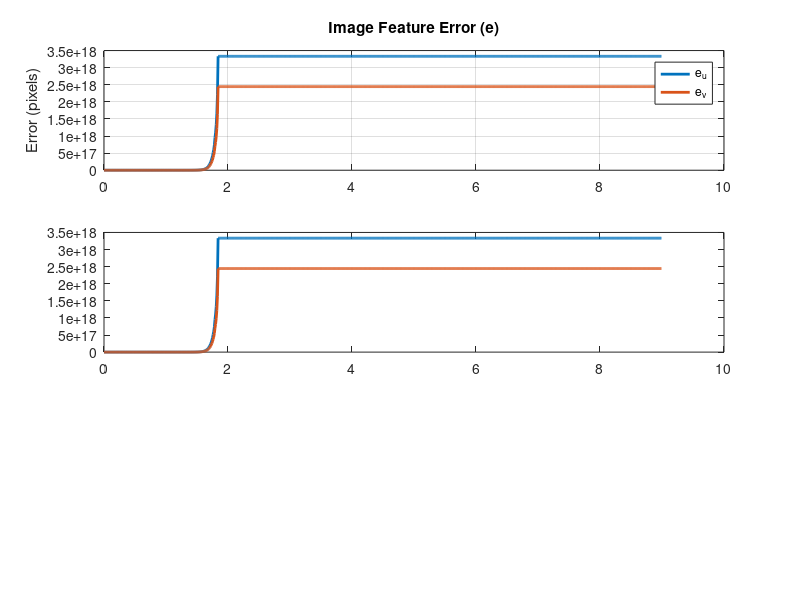

Here is the MATLAB script that generated this plot: (Note: this script raises an error after producing the figure.)
% IBVS Simulation IR Project
% i_curr: [i_curr_u; i_curr_v]  current image feature (pixels)
% Z_est:  Estimated depth of the point (m)
% f, c_u, c_v: Camera parameters
% Normalized image coordinates i_u, i_v 
% Interaction Matrix L_s (2x6)
clear all;
close all;
clc;

function s = project_3d_to_2d(P_C, K)         % Applies the pinhole model to project a 3D point in the Camera frame (P_C) to a 2D image feature (s)
X = P_C(1);                                   % P_C: [X; Y; Z] vector in camera frame (m)
Y = P_C(2);
Z = P_C(3);
if Z <= 0
    s = [inf; inf];                           % Handle point behind the camera
    return;
end                                     
s_homogeneous = K * (P_C / Z);                % K:   3x3 Intrinsic parameter matrix and Pinhole projection: s = K * P_C_normalized
s = s_homogeneous(1:2);                       % Extract [i_curr_u; i_curr_v]
end

function L_s = compute_interaction_matrix(i_curr, Z_est, f, c_u, c_v)      % COMPUTE Interaction matrix and Computes the 2x6 Image Jacobian (Interaction Matrix) L_s for a point feature
i_curr_u = i_curr(1);
i_curr_v = i_curr(2);
i_u = (i_curr_u - c_u) / f;
i_v = (i_curr_v - c_v) / f;
L_s = [...
    -1/Z_est, 0, i_u/Z_est, i_u*i_v, -(1 + i_u^2), i_v;
    0, -1/Z_est, i_v/Z_est, (1 + i_v^2), -i_u*i_v, -i_u
];
end

% PARAMETERS & INITIALIZATION
% Camera Intrinsic Parameters (Pinhole Model)
% Focal length in pixels (fx = fy = f)
% Principal point i_curr_u-coordinate (image center)
% Principal point i_curr_v-coordinate (image center)

f = 800;   
c_u = 320;  
c_v = 240;   
K = [f, 0, c_u; 
     0, f, c_v; 
     0, 0, 1];

% Control Parameters
LAMBDA = 0.5;   % IBVS control gain (lambda)
DT = 0.01;      % Simulation time step
T_MAX = 9.0;   % Maximum simulation time

% 3D Target Point (fixed in the world frame)
P_TARGET_W = [0.5; 0.1; 3.0]; % Target position (X, Y, Z) in meters

% Initial Camera Pose (W to C transformation, R_WC, t_WC)
R_WC = eye(3);                                  % R_WC: Rotation World to Camera (Identity = no rotation)
t_WC = [1.0; 1.0; 1.0];                         % Initial camera position in meters
s_star = [c_u; c_v];    % Desired 2D Image Feature (Target centered in the image) and (i_curr_u*, i_curr_v*) 
% Data logging initialization
num_steps = floor(T_MAX / DT);
t_history = zeros(1, num_steps);
e_history = zeros(2, num_steps);
s_history = zeros(2, num_steps);
t_WC_history = zeros(3, num_steps);
step = 1;
fprintf('Starting IBVS simulation. Target: [%.2f, %.2f, %.2f]\n', P_TARGET_W(1), P_TARGET_W(2), P_TARGET_W(3));
fprintf('Initial Camera Position: [%.2f, %.2f, %.2f]\n', t_WC(1), t_WC(2), t_WC(3));

% SIMULATION LOOP (Kinematic Model)
for t = 0:DT:(T_MAX - DT)
    t_history(step) = t;
    t_WC_history(:, step) = t_WC;    
    P_C = R_WC * P_TARGET_W + t_WC;     % Compute 3D point in Camera Frame i.e, P_C = R_WC * P_W + t_WC
    i_curr = project_3d_to_2d(P_C, K);  % Compute Current 2D Image Feature (s)
    s_history(:, step) = i_curr;
    e = i_curr - s_star;                % Calculate Feature Error (e)
    e_history(:, step) = e;

    if norm(e) < 1.0                    % % Check for convergence and convergence threshold (1 pixel)
        fprintf('\nConverged at t=%.2fs. Final error: %.2f pixels.\n', t, norm(e));
        break;
    end

    Z_est = P_C(3);                     % Use current depth as the estimate
    L_s = compute_interaction_matrix(i_curr, Z_est, f, c_u, c_v);

    % Compute Control Velocity (v_c) and the basic IBVS control law: v_c = -lambda * L_s+ * e
    L_s_pinv = pinv(L_s);               % Pseudo-inverse
    v_c = -LAMBDA * L_s_pinv * e;
    v_linear_C = v_c(1:3);              % Linear velocity command in Camera frame

    % Update Camera Pose (Simple Kinematic Integration) and Velocity in World Frame: v_linear_W = R_CW * v_linear_C = R_WC' * v_linear_C and
    % also R_WC is kept constant (pure translational control) for simplicity
    v_linear_W = R_WC' * v_linear_C;
    t_WC = t_WC + v_linear_W * DT;
    step = step + 1;
end

% VISUALIZATION OF RESULTS
% Adjust the number of steps recorded
% 'step' holds the value of the next intended step, which is 1 greater than the last recorded index

last_index = step - 1;

% Trim unused data after early termination/full run
t_history = t_history(1:last_index);
e_history = e_history(:, 1:last_index);
s_history = s_history(:, 1:last_index);
t_WC_history = t_WC_history(:, 1:last_index);

% (Rest of the plotting code)
figure('Name', 'IBVS Simulation Results', 'Position', [100, 200, 700, 600]);

% Image Feature Error
subplot(3, 1, 1);
plot(t_history, e_history(1, :), 'LineWidth', 2, 'DisplayName', 'e_u');
hold on;
plot(t_history, e_history(2, :), 'LineWidth', 2, 'DisplayName', 'e_v');
title('Image Feature Error (e)');
ylabel('Error (pixels)');
grid on;
legend show;

% Image Feature Trajectory
subplot(3, 1, 2);
plot(t_history, s_history(1, :), 'LineWidth', 2, 'DisplayName', 'i_curr_u current');
hold on;
plot(t_history, s_history(2, :), 'LineWidth', 2, 'DisplayName', 'i_curr_v current');
yline(s_star(1), 'k--', 'i_curr_u^* desired');
title('Image Features Trajectory (s)');
ylabel('Feature Position (pixels)');
grid on;
legend show;

% Quadrotor (Camera) Position
subplot(3, 1, 3);
plot(t_history, t_WC_history(1, :), 'LineWidth', 2, 'DisplayName', 'X_c');
hold on;
plot(t_history, t_WC_history(2, :), 'LineWidth', 2, 'DisplayName', 'Y_c');
plot(t_history, t_WC_history(3, :), 'LineWidth', 2, 'DisplayName', 'Z_c');
title('Camera Position Trajectory (t_{WC})');
xlabel('Time (s)');
ylabel('Position (m)');
grid on;
legend show;